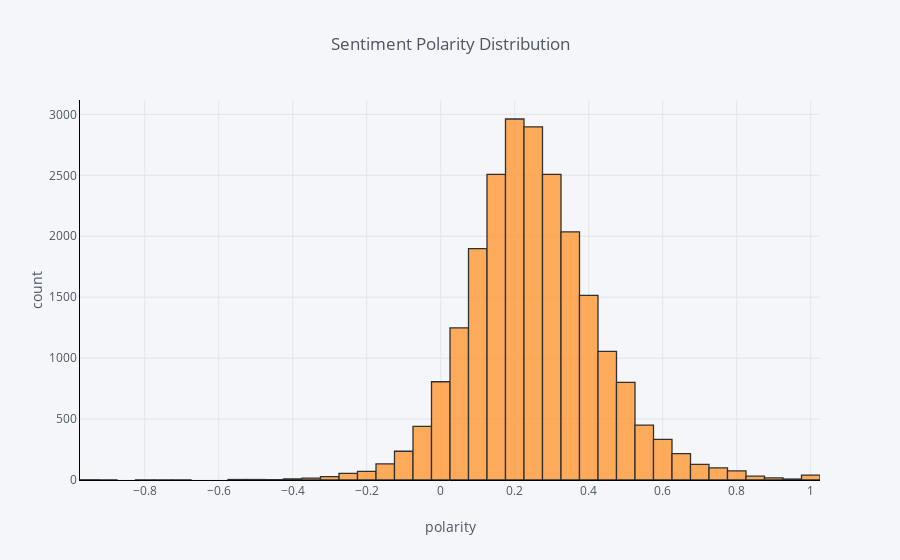

Notebook code cell kept with this figure:
### Code cell
df['polarity'].iplot(
    kind='hist',
    bins=50,
    xTitle='polarity',
    linecolor='black',
    yTitle='count',
    title='Sentiment Polarity Distribution')

### Figure 1 — Plotly figure (JSON) as saved in the notebook; plotly's stock layout.template omitted (floating-point values rounded to 4 significant figures; data arrays with more than 128 entries replaced by an {"elided": "..."} marker saying what was removed)
{"data": [{"histfunc": "count", "histnorm": "", "marker": {"color": "rgba(255, 153, 51, 1.0)", "line": {"color": "#000000", "width": 1.3}}, "name": "polarity", "nbinsx": 50, "opacity": 0.8, "orientation": "v", "type": "histogram", "uid": "129a3f9e-31b9-4377-ac76-d54ca892d63b", "x": {"elided": "22641 float values"}}], "layout": {"barmode": "overlay", "legend": {"bgcolor": "#F5F6F9", "font": {"color": "#4D5663"}}, "paper_bgcolor": "#F5F6F9", "plot_bgcolor": "#F5F6F9", "title": {"font": {"color": "#4D5663"}, "text": "Sentiment Polarity Distribution"}, "xaxis": {"gridcolor": "#E1E5ED", "linecolor": "black", "showgrid": true, "tickfont": {"color": "#4D5663"}, "title": {"font": {"color": "#4D5663"}, "text": "polarity"}, "zerolinecolor": "#E1E5ED"}, "yaxis": {"gridcolor": "#E1E5ED", "linecolor": "black", "showgrid": true, "tickfont": {"color": "#4D5663"}, "title": {"font": {"color": "#4D5663"}, "text": "count"}, "zerolinecolor": "#E1E5ED"}}}
